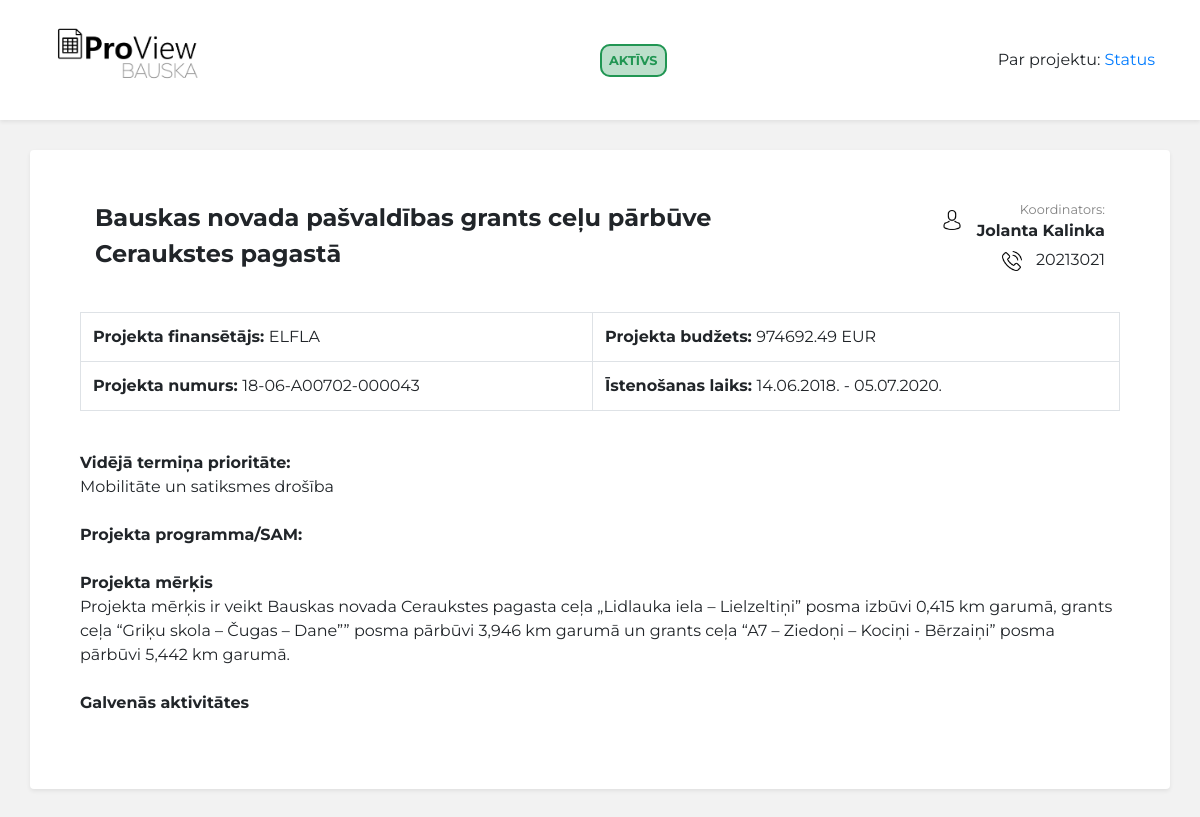
Page /individualAbout.php?id=5 on the committed database.
### tables this page shows
CREATE TABLE IF NOT EXISTS `projekti` (
  `ID` int(11) NOT NULL AUTO_INCREMENT,
  `Name` text NOT NULL,
  `Financer` text NOT NULL,
  `Status` text NOT NULL,
  `Category` text,
  `Number` text,
  `SAM` text,
  `Budget` bigint(11) DEFAULT NULL,
  `Purpose` text,
  `Activities` text,
  `StartDate` date DEFAULT NULL,
  `FinishDate` date DEFAULT NULL,
  `CoordinatorName` text,
  `CoordinatorContacts` text,
  `CoordinatorEmail` text,
  `BudgetSpent` bigint(11) DEFAULT '0',
  `Entry` datetime NOT NULL DEFAULT CURRENT_TIMESTAMP,
  PRIMARY KEY (`ID`),
  KEY `ID` (`ID`)
);

### functions/function.php (called while the page is built, shortened)
<?php
  require_once "connect.php";
  function getProjects($id) {
    global $mysqli;
    if($id){
      $query = "SELECT * FROM projekti WHERE ID = ".$id;
    } else {
      $query = "SELECT * FROM projekti";
    }
    $result = mysqli_query($mysqli, $query);
    if(!$id){
      return resultToArray($result);
    }else{
      return mysqli_fetch_assoc($result);
    };
  };
  function intToMoney($amount){
    $money = floatval($amount) / 100;
    return $money;
  }
 ?>

### individualAbout.php (the view, shortened to what this page needs)
<!DOCTYPE html>
<html lang="lv" dir="ltr">
	<head>
		<link rel="stylesheet" href="https://stackpath.bootstrapcdn.com/bootstrap/4.3.1/css/bootstrap.min.css">
		<link href="css/buttons.css" rel="stylesheet">
		<link rel="stylesheet" href="style.css">
		<?php
			require_once "functions/function.php";
			$projects = getProjects($_GET['id']);
			require_once "blocks/head.php";
		?>
	</head>
	<body>
		<header class="shadow-sm">
			<div class="container">
				<div class="row">
					<div class="col">
						<a class="header-logo" href="/">
							<img src="/ProView Bauska Logo - Final.png" class="header-logo" alt="Logo">
						</a>
					</div>
					<div class="col">
						<div class="header-center">
							<?php
								switch ($projects["Status"]) {
									case 'Aktīvs':
										$background = "rgb(33, 150, 83, 0.3)";
										$border = "#219653";
										$color = "#219653";
										break;
								}
								echo "<span class='status-text' style='background:" . $background . "; border: 2px solid " . $border . "; color: " . $color . "'>".$projects["Status"]."</span>";
							?>
						</div>
					</div>
					<div class="col">
						<div class="header-right" onclick="window.location='/admin.php'">
							<a class='selected'>Par projektu: </a>
							<?php
								echo "<a href='status.php?id=".$projects["ID"]."'>Status</a>";
							?>
						</div>
					</div>
				</div>
		</header>
		<div class="container">
			<div class="row">
				<div class="col-md-12 shadow-sm p-3 mb-5 bg-white rounded individual-main-container">
					<div class="container">
						<div class="row">
							<div class="col-md-9">
								<div class="title-style"><?php echo $projects["Name"]; ?></div>
							</div>
							<div class="col-md-3 text-right">
								<div>
									<img src="Design/Icons/avatar.png" class="img-style avatar-icon individual-icon" alt="Avatar icon">
									<span class="coordination-text">
										<p class="coordination-name">Koordinators:</p>
										<b><?php echo $projects["CoordinatorName"]; ?></b> <br>
									</span>
								</div>
								<img src="Design/Icons/phone-call.png" class="img-style individual-icon" alt="Phone icon">
								<p class="coordination-tel"><?php echo $projects["CoordinatorContacts"]; ?></p>
							</div>
						</div>
					</div>
					<br>
					<table class="table table-bordered">
						<tr>
							<td>
								<b>Projekta finansētājs: </b>
								<?php echo $projects["Financer"]; ?>
							</td>
							<td>
								<b>Projekta budžets: </b>
								<?php echo intToMoney($projects["Budget"]); ?> EUR
							</td>
						</tr>
						<tr>
							<td>
								<b>Projekta numurs: </b>
								<?php echo $projects["Number"]; ?>
							</td>
							<td>
								<b>Īstenošanas laiks: </b>
								<?php echo date("d.m.Y.", strtotime($projects["StartDate"])), " - ", date("d.m.Y.", strtotime($projects["FinishDate"])); ?>
							</td>
						</tr>
					</table>
					<br>
					<div>
						<b>Vidējā termiņa prioritāte: </b> <br>
						<?php echo $projects["Category"]; ?>
					</div>
					<br>
					<div>
						<b>Projekta programma/SAM: </b> <br>
					</div>
					<br>
					<div>
						<b>Projekta mērķis</b> <br>
						<?php echo $projects["Purpose"]; ?>
					</div>
					<br>
					<div>
						<b>Galvenās aktivitātes</b> <br>
					</div>
					<br>
				</div>
			</div>
		</div>
	</body>
</html>

### style.css (style rules this page uses)
html, body { margin: 0; background: #F2F2F2; font-family: 'Montserrat', sans-serif; }
td { cursor: pointer; }
.status-text { border-radius: 10px; font-size: 0.8rem; font-weight: bold; padding: 7px; text-transform: uppercase; }
.title-style { font-weight: bold; font-size: 1.5rem; vertical-align: middle; }
.img-style { width: 1.5rem; height: 1.5rem; }
header { background: white; height: 120px; margin-bottom: 30px; }
header .container { height: inherit; }
header .container .row { height: inherit; }
header .col { height: inherit; position: relative; }
header .col div { position: absolute; top: 50%; transform: translate(0%, -50%); }
.header-right { right: 15px; }
.header-center { left: 50%; transform: translate(-50%, -50%); }
.header-logo { height: inherit; }
.individual-main-container { padding: 50px!important; }
.coordination-text { display: inline-block; }
.coordination-name { color: #828282; font-size: 0.8rem; margin: 0; }
.coordination-tel { display: inline-block; margin-top: 5px; }
.avatar-icon { vertical-align: super; }
.individual-icon { margin-right: 10px; height: 20px; width: 20px; }

### css/style.css (style rules this page uses)
body { margin: 0px; }

### rows in the picture
projekti: Status "AKTĪVS", Name "Bauskas novada pašvaldības grants ceļu pārbūve Ceraukstes pagastā", CoordinatorName "Jolanta Kalinka", CoordinatorContacts "20213021", Financer "ELFLA", Budget "974692.49", Number "18-06-A00702-000043", StartDate "14.06.2018.", FinishDate "05.07.2020.", Category "Mobilitāte un satiksmes drošība", Purpose "Projekta mērķis ir veikt Bauskas novada Ceraukstes pagasta ceļa „Lidlauka iela – Lielzeltiņi” posma izbūvi 0,415 km garumā, grants ceļa “Griķu skola – Čugas – Dane”” posma pārbūvi 3,946 km garumā un grants ceļa “A7 – Ziedoņi – Kociņi - Bērzaiņi” posma pārbūvi 5,442 km garumā."
